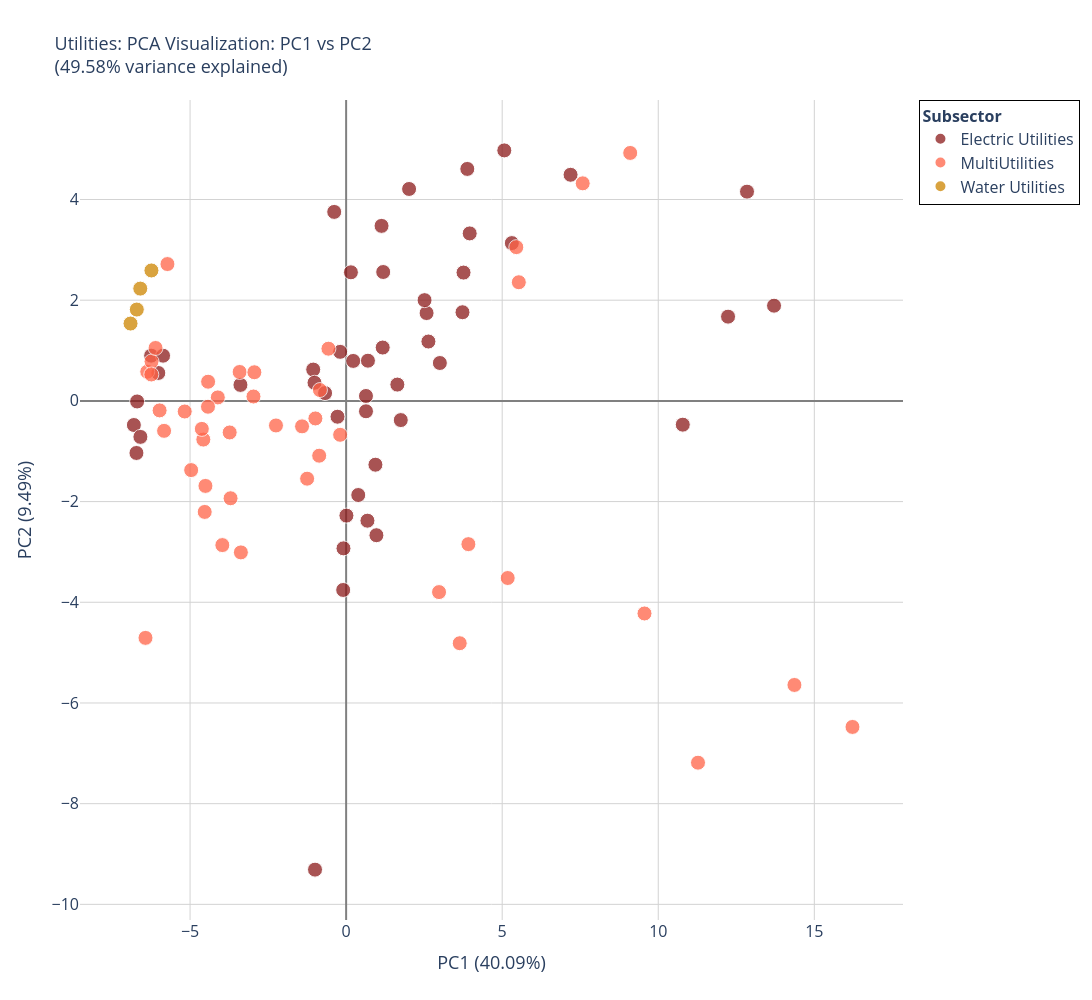

The notebook cell saved with this chart:
### Code cell
### >> Plot 2: Interactive 2D PCA with R Palette

import plotly.express as px
import plotly.graph_objects as go
from plotly.subplots import make_subplots

# Prepare data
X = 'PC1'  # <-- can be changed from PC1 to PC10 
Y = 'PC2'  # <-- can be changed from PC1 to PC10 

df_pca_plot = df_pca_full.copy()
if 'Total Revenue' in df_fundamentals_sector.columns:
    df_pca_plot['Revenue'] = df_fundamentals_sector['Total Revenue'].values
if 'Total Assets' in df_fundamentals_sector.columns:
    df_pca_plot['Assets'] = df_fundamentals_sector['Total Assets'].values
if 'Net Income' in df_fundamentals_sector.columns:
    df_pca_plot['Net Income'] = df_fundamentals_sector['Net Income'].values

# Create sector to color mapping
sectors = sorted(df_pca_plot['Subsector'].unique())
sector_colors = {sector: r_palette[i % len(r_palette)] 
                 for i, sector in enumerate(sectors)}

# Single plot version
fig = go.Figure()

for sector in sectors:
    sector_data = df_pca_plot[df_pca_plot['Subsector'] == sector]
    
    # Prepare hover text
    hover_text = []
    for idx, row in sector_data.iterrows():
        text = f"<b>{row['Ticker']}</b><br>"
        text += f"Sector: {sector}<br>"
        text += f"{X}: {row[X]:.2f}<br>"
        text += f"{Y}: {row[Y]:.2f}<br>"
        if 'Revenue' in sector_data.columns:
            text += f"Revenue: ${row['Revenue']:,.0f}<br>"
        if 'Assets' in sector_data.columns:
            text += f"Assets: ${row['Assets']:,.0f}<br>"
        if 'Net Income' in sector_data.columns:
            text += f"Net Income: ${row['Net Income']:,.0f}"
        hover_text.append(text)
    
    fig.add_trace(
        go.Scatter(x=sector_data[X],y=sector_data[Y],
                   mode='markers',name=sector,
                   marker=dict(size=15,
                               color=sector_colors[sector],
                               opacity=0.75,
                               line=dict(width=1, color='white')),
                            text=hover_text,
                            hovertemplate='%{text}<extra></extra>'
                              ))

fig.update_layout(
    width=1300,height=1000,
    title=dict(
        text=f'Utilities: PCA Visualization: {X} vs {Y}<br>({(pca.explained_variance_ratio_[0] + pca.explained_variance_ratio_[1])*100:.2f}% variance explained)',
        font=dict(size=18)
    ),
    xaxis=dict(
        title=f'{X} ({pca.explained_variance_ratio_[0]*100:.2f}%)',
        title_font=dict(size=18),  # Increase x-axis title font size
        gridcolor='lightgray',
        showgrid=True,
        zeroline=True,
        zerolinecolor='gray',
        zerolinewidth=2
    ),
    yaxis=dict(
        title=f'{Y} ({pca.explained_variance_ratio_[1]*100:.2f}%)',
        title_font=dict(size=18),  # Increase y-axis title font size
        gridcolor='lightgray',
        showgrid=True,
        zeroline=True,
        zerolinecolor='gray',
        zerolinewidth=2
    ),
    hovermode='closest',
    plot_bgcolor='white',
    legend=dict(
        title=dict(text='<b>Subsector</b>', font=dict(size=16)),
        bgcolor="rgba(255,255,255,0.95)",
        bordercolor="black",
        borderwidth=1,
        font=dict(size=16),
        itemsizing='constant'
    )
)
fig.update_xaxes(tickfont=dict(size=16))
fig.update_yaxes(tickfont=dict(size=16))
fig.show()

## >> save as html and png for sharing
FILE_NAME = f"Util_subsector_pca_{X}_vs_{Y}_test14"
fig.write_html(f"{HTML_PATH}/{FILE_NAME}.html")
fig.write_image(f"{FIG_PATH}/{FILE_NAME}.png",
               width=1300, height=1000,
               scale=3          # Scale factor (like DPI multiplier)
               )

# allow to open automatically in the default browser
# import webbrowser
webbrowser.open(f"{HTML_PATH}/{FILE_NAME}.html")

### Figure 1 — Plotly figure (JSON) as saved in the notebook; plotly's stock layout.template omitted (floating-point values rounded to 4 significant figures)
{"data": [{"hovertemplate": "%{text}<extra></extra>", "marker": {"color": "#8B1A1A", "line": {"color": "white", "width": 1}, "opacity": 0.75, "size": 15}, "mode": "markers", "name": "Electric Utilities", "text": ["<b>AEP</b><br>Sector: Electric Utilities<br>PC1: 2.64<br>PC2: 1.18<br>Revenue: $14,945,000,000<br>Assets: $54,367,000,000<br>Net Income: $1,259,000,000", "<b>AEP</b><br>Sector: Electric Utilities<br>PC1: 2.58<br>PC2: 1.74<br>Revenue: $14,813,500,000<br>Assets: $56,414,000,000<br>Net Income: $1,484,200,000", "<b>AEP</b><br>Sector: Electric Utilities<br>PC1: 3.76<br>PC2: 2.55<br>Revenue: $16,378,600,000<br>Assets: $59,544,600,000<br>Net Income: $1,638,000,000", "<b>AEP</b><br>Sector: Electric Utilities<br>PC1: 3.96<br>PC2: 3.33<br>Revenue: $16,453,200,000<br>Assets: $61,683,100,000<br>Net Income: $2,052,300,000", "<b>D</b><br>Sector: Electric Utilities<br>PC1: 1.75<br>PC2: -0.38<br>Revenue: $12,835,000,000<br>Assets: $46,838,000,000<br>Net Income: $302,000,000", "<b>D</b><br>Sector: Electric Utilities<br>PC1: 2.51<br>PC2: 2.00<br>Revenue: $13,120,000,000<br>Assets: $50,096,000,000<br>Net Income: $1,697,000,000", "<b>D</b><br>Sector: Electric Utilities<br>PC1: 3.00<br>PC2: 0.75<br>Revenue: $12,436,000,000<br>Assets: $54,327,000,000<br>Net Income: $1,310,000,000", "<b>D</b><br>Sector: Electric Utilities<br>PC1: 3.88<br>PC2: 4.61<br>Revenue: $11,683,000,000<br>Assets: $58,797,000,000<br>Net Income: $1,899,000,000", "<b>DUK</b><br>Sector: Electric Utilities<br>PC1: 10.79<br>PC2: -0.47<br>Revenue: $17,912,000,000<br>Assets: $113,856,000,000<br>Net Income: $1,768,000,000", "<b>DUK</b><br>Sector: Electric Utilities<br>PC1: 12.24<br>PC2: 1.67<br>Revenue: $22,756,000,000<br>Assets: $114,779,000,000<br>Net Income: $2,665,000,000", "<b>DUK</b><br>Sector: Electric Utilities<br>PC1: 13.71<br>PC2: 1.89<br>Revenue: $23,925,000,000<br>Assets: $120,557,000,000<br>Net Income: $1,883,000,000", "<b>DUK</b><br>Sector: Electric Utilities<br>PC1: 12.84<br>PC2: 4.16<br>Revenue: $23,459,000,000<br>Assets: $121,156,000,000<br>Net Income: $2,816,000,000", "<b>ED</b><br>Sector: Electric Utilities<br>PC1: -0.67<br>PC2: 0.16<br>Revenue: $12,354,000,000<br>Assets: $40,647,000,000<br>Net Income: $1,062,000,000", "<b>ED</b><br>Sector: Electric Utilities<br>PC1: -0.28<br>PC2: -0.31<br>Revenue: $12,919,000,000<br>Assets: $44,071,000,000<br>Net Income: $1,092,000,000", "<b>ED</b><br>Sector: Electric Utilities<br>PC1: 0.23<br>PC2: 0.79<br>Revenue: $12,554,000,000<br>Assets: $45,642,000,000<br>Net Income: $1,193,000,000", "<b>ED</b><br>Sector: Electric Utilities<br>PC1: 0.70<br>PC2: 0.80<br>Revenue: $12,075,000,000<br>Assets: $48,255,000,000<br>Net Income: $1,245,000,000", "<b>EIX</b><br>Sector: Electric Utilities<br>PC1: 0.01<br>PC2: -2.28<br>Revenue: $11,862,000,000<br>Assets: $44,394,000,000<br>Net Income: $-92,000,000", "<b>EIX</b><br>Sector: Electric Utilities<br>PC1: 0.68<br>PC2: -2.38<br>Revenue: $12,581,000,000<br>Assets: $46,646,000,000<br>Net Income: $1,015,000,000", "<b>EIX</b><br>Sector: Electric Utilities<br>PC1: 1.64<br>PC2: 0.32<br>Revenue: $13,413,000,000<br>Assets: $49,734,000,000<br>Net Income: $1,721,000,000", "<b>EIX</b><br>Sector: Electric Utilities<br>PC1: 0.64<br>PC2: -0.21<br>Revenue: $11,524,000,000<br>Assets: $50,310,000,000<br>Net Income: $1,117,000,000", "<b>ETR</b><br>Sector: Electric Utilities<br>PC1: -0.08<br>PC2: -2.93<br>Revenue: $10,302,079,000<br>Assets: $43,202,502,000<br>Net Income: $868,363,000", "<b>ETR</b><br>Sector: Electric Utilities<br>PC1: -0.09<br>PC2: -3.76<br>Revenue: $11,390,947,000<br>Assets: $43,406,446,000<br>Net Income: $730,572,000", "<b>ETR</b><br>Sector: Electric Utilities<br>PC1: 0.97<br>PC2: -2.67<br>Revenue: $12,494,921,000<br>Assets: $46,414,455,000<br>Net Income: $960,257,000", "<b>ETR</b><br>Sector: Electric Utilities<br>PC1: -1.00<br>PC2: -9.31<br>Revenue: $11,513,251,000<br>Assets: $44,647,681,000<br>Net Income: $-156,734,000", "<b>FE</b><br>Sector: Electric Utilities<br>PC1: 1.17<br>PC2: 1.06<br>Revenue: $15,255,000,000<br>Assets: $50,494,000,000<br>Net Income: $770,000,000", "<b>FE</b><br>Sector: Electric Utilities<br>PC1: 0.94<br>PC2: -1.27<br>Revenue: $14,892,000,000<br>Assets: $50,424,000,000<br>Net Income: $392,000,000", "<b>FE</b><br>Sector: Electric Utilities<br>PC1: 0.39<br>PC2: -1.87<br>Revenue: $15,049,000,000<br>Assets: $51,648,000,000<br>Net Income: $299,000,000", "<b>FE</b><br>Sector: Electric Utilities<br>PC1: 0.64<br>PC2: 0.10<br>Revenue: $15,026,000,000<br>Assets: $52,187,000,000<br>Net Income: $578,000,000", "<b>LNT</b><br>Sector: Electric Utilities<br>PC1: -6.72<br>PC2: -1.03<br>Revenue: $3,094,500,000<br>Assets: $10,785,500,000<br>Net Income: $335,700,000", "<b>LNT</b><br>Sector: Electric Utilities<br>PC1: -6.80<br>PC2: -0.48<br>Revenue: $3,276,800,000<br>Assets: $11,112,400,000<br>Net Income: $376,200,000", "<b>LNT</b><br>Sector: Electric Utilities<br>PC1: -6.59<br>PC2: -0.71<br>Revenue: $3,350,300,000<br>Assets: $12,063,500,000<br>Net Income: $393,300,000", "<b>LNT</b><br>Sector: Electric Utilities<br>PC1: -6.70<br>PC2: -0.01<br>Revenue: $3,253,600,000<br>Assets: $12,495,200,000<br>Net Income: $388,400,000", "<b>PEG</b><br>Sector: Electric Utilities<br>PC1: -1.05<br>PC2: 0.62<br>Revenue: $9,781,000,000<br>Assets: $31,725,000,000<br>Net Income: $1,275,000,000", "<b>PEG</b><br>Sector: Electric Utilities<br>PC1: -1.01<br>PC2: 0.36<br>Revenue: $9,968,000,000<br>Assets: $32,522,000,000<br>Net Income: $1,243,000,000", "<b>PEG</b><br>Sector: Electric Utilities<br>PC1: -0.19<br>PC2: 0.97<br>Revenue: $10,886,000,000<br>Assets: $35,287,000,000<br>Net Income: $1,518,000,000", "<b>PEG</b><br>Sector: Electric Utilities<br>PC1: 0.15<br>PC2: 2.55<br>Revenue: $10,415,000,000<br>Assets: $37,535,000,000<br>Net Income: $1,679,000,000", "<b>PPL</b><br>Sector: Electric Utilities<br>PC1: 1.19<br>PC2: 2.56<br>Revenue: $12,132,000,000<br>Assets: $43,634,000,000<br>Net Income: $1,526,000,000", "<b>PPL</b><br>Sector: Electric Utilities<br>PC1: 1.13<br>PC2: 3.48<br>Revenue: $7,263,000,000<br>Assets: $46,259,000,000<br>Net Income: $1,130,000,000", "<b>PPL</b><br>Sector: Electric Utilities<br>PC1: 2.02<br>PC2: 4.21<br>Revenue: $7,852,000,000<br>Assets: $48,606,000,000<br>Net Income: $1,737,000,000", "<b>PPL</b><br>Sector: Electric Utilities<br>PC1: -0.38<br>PC2: 3.75<br>Revenue: $7,669,000,000<br>Assets: $39,301,000,000<br>Net Income: $682,000,000", "<b>SO</b><br>Sector: Electric Utilities<br>PC1: 5.07<br>PC2: 4.98<br>Revenue: $16,537,000,000<br>Assets: $63,149,000,000<br>Net Income: $2,415,000,000", "<b>SO</b><br>Sector: Electric Utilities<br>PC1: 3.73<br>PC2: 1.76<br>Revenue: $17,087,000,000<br>Assets: $64,546,000,000<br>Net Income: $1,710,000,000", "<b>SO</b><br>Sector: Electric Utilities<br>PC1: 5.31<br>PC2: 3.13<br>Revenue: $18,467,000,000<br>Assets: $70,233,000,000<br>Net Income: $2,031,000,000", "<b>SO</b><br>Sector: Electric Utilities<br>PC1: 7.19<br>PC2: 4.49<br>Revenue: $17,489,000,000<br>Assets: $78,318,000,000<br>Net Income: $2,421,000,000", "<b>WEC</b><br>Sector: Electric Utilities<br>PC1: -6.25<br>PC2: 0.90<br>Revenue: $4,246,400,000<br>Assets: $14,285,000,000<br>Net Income: $546,300,000", "<b>WEC</b><br>Sector: Electric Utilities<br>PC1: -6.02<br>PC2: 0.55<br>Revenue: $4,519,000,000<br>Assets: $14,769,400,000<br>Net Income: $578,600,000", "<b>WEC</b><br>Sector: Electric Utilities<br>PC1: -5.87<br>PC2: 0.90<br>Revenue: $4,997,100,000<br>Assets: $14,905,000,000<br>Net Income: $589,500,000", "<b>WEC</b><br>Sector: Electric Utilities<br>PC1: -3.39<br>PC2: 0.32<br>Revenue: $5,926,100,000<br>Assets: $29,355,200,000<br>Net Income: $640,300,000"], "type": "scatter", "x": [2.636, 2.577, 3.761, 3.959, 1.751, 2.513, 3.003, 3.882, 10.79, 12.24, 13.71, 12.84, -0.6741, -0.2767, 0.2272, 0.6986, 0.009301, 0.6827, 1.641, 0.6363, -0.08493, -0.09436, 0.9699, -0.9968, 1.172, 0.9381, 0.3881, 0.6358, -6.718, -6.801, -6.591, -6.696, -1.055, -1.013, -0.191, 0.1532, 1.188, 1.135, 2.017, -0.3815, 5.067, 3.728, 5.309, 7.191, -6.247, -6.018, -5.866, -3.386], "y": [1.179, 1.745, 2.548, 3.327, -0.3812, 2.001, 0.7526, 4.607, -0.4722, 1.673, 1.891, 4.156, 0.1551, -0.3144, 0.7938, 0.7982, -2.278, -2.38, 0.3238, -0.2063, -2.929, -3.755, -2.668, -9.31, 1.059, -1.267, -1.869, 0.09768, -1.034, -0.4788, -0.7149, -0.01131, 0.622, 0.3602, 0.9742, 2.554, 2.56, 3.476, 4.209, 3.754, 4.976, 1.761, 3.134, 4.491, 0.8986, 0.5549, 0.8977, 0.3174]}, {"hovertemplate": "%{text}<extra></extra>", "marker": {"color": "#FF6347", "line": {"color": "white", "width": 1}, "opacity": 0.75, "size": 15}, "mode": "markers", "name": "MultiUtilities", "text": ["<b>AEE</b><br>Sector: MultiUtilities<br>PC1: -4.53<br>PC2: -2.21<br>Revenue: $5,781,000,000<br>Assets: $22,230,000,000<br>Net Income: $-974,000,000", "<b>AEE</b><br>Sector: MultiUtilities<br>PC1: -4.58<br>PC2: -0.77<br>Revenue: $5,838,000,000<br>Assets: $21,042,000,000<br>Net Income: $295,000,000", "<b>AEE</b><br>Sector: MultiUtilities<br>PC1: -4.42<br>PC2: 0.38<br>Revenue: $6,053,000,000<br>Assets: $22,289,000,000<br>Net Income: $592,000,000", "<b>AEE</b><br>Sector: MultiUtilities<br>PC1: -4.11<br>PC2: 0.07<br>Revenue: $6,098,000,000<br>Assets: $23,640,000,000<br>Net Income: $636,000,000", "<b>CMS</b><br>Sector: MultiUtilities<br>PC1: -4.96<br>PC2: -1.37<br>Revenue: $6,566,000,000<br>Assets: $17,416,000,000<br>Net Income: $465,000,000", "<b>CMS</b><br>Sector: MultiUtilities<br>PC1: -4.51<br>PC2: -1.69<br>Revenue: $7,179,000,000<br>Assets: $19,185,000,000<br>Net Income: $492,000,000", "<b>CMS</b><br>Sector: MultiUtilities<br>PC1: -4.62<br>PC2: -0.56<br>Revenue: $6,456,000,000<br>Assets: $20,299,000,000<br>Net Income: $537,000,000", "<b>CMS</b><br>Sector: MultiUtilities<br>PC1: -4.43<br>PC2: -0.12<br>Revenue: $6,399,000,000<br>Assets: $21,622,000,000<br>Net Income: $564,000,000", "<b>CNP</b><br>Sector: MultiUtilities<br>PC1: -3.70<br>PC2: -1.93<br>Revenue: $7,452,000,000<br>Assets: $22,871,000,000<br>Net Income: $417,000,000", "<b>CNP</b><br>Sector: MultiUtilities<br>PC1: -3.97<br>PC2: -2.86<br>Revenue: $8,106,000,000<br>Assets: $21,870,000,000<br>Net Income: $311,000,000", "<b>CNP</b><br>Sector: MultiUtilities<br>PC1: -3.37<br>PC2: -3.01<br>Revenue: $9,226,000,000<br>Assets: $23,200,000,000<br>Net Income: $611,000,000", "<b>CNP</b><br>Sector: MultiUtilities<br>PC1: -6.43<br>PC2: -4.71<br>Revenue: $7,386,000,000<br>Assets: $21,334,000,000<br>Net Income: $-692,000,000", "<b>ES</b><br>Sector: MultiUtilities<br>PC1: -3.73<br>PC2: -0.63<br>Revenue: $6,273,787,000<br>Assets: $28,302,824,000<br>Net Income: $525,945,000", "<b>ES</b><br>Sector: MultiUtilities<br>PC1: -3.41<br>PC2: 0.57<br>Revenue: $7,301,204,000<br>Assets: $27,795,537,000<br>Net Income: $786,007,000", "<b>ES</b><br>Sector: MultiUtilities<br>PC1: -2.97<br>PC2: 0.09<br>Revenue: $7,741,856,000<br>Assets: $29,740,387,000<br>Net Income: $819,546,000", "<b>ES</b><br>Sector: MultiUtilities<br>PC1: -2.94<br>PC2: 0.57<br>Revenue: $7,954,827,000<br>Assets: $30,580,309,000<br>Net Income: $878,485,000", "<b>EXC</b><br>Sector: MultiUtilities<br>PC1: 9.56<br>PC2: -4.22<br>Revenue: $24,888,000,000<br>Assets: $79,924,000,000<br>Net Income: $1,729,000,000", "<b>EXC</b><br>Sector: MultiUtilities<br>PC1: 11.27<br>PC2: -7.19<br>Revenue: $27,429,000,000<br>Assets: $86,416,000,000<br>Net Income: $1,603,000,000", "<b>EXC</b><br>Sector: MultiUtilities<br>PC1: 14.36<br>PC2: -5.64<br>Revenue: $29,447,000,000<br>Assets: $95,384,000,000<br>Net Income: $2,269,000,000", "<b>EXC</b><br>Sector: MultiUtilities<br>PC1: 16.22<br>PC2: -6.48<br>Revenue: $31,360,000,000<br>Assets: $114,904,000,000<br>Net Income: $1,134,000,000", "<b>NEE</b><br>Sector: MultiUtilities<br>PC1: 5.45<br>PC2: 3.05<br>Revenue: $14,256,000,000<br>Assets: $64,439,000,000<br>Net Income: $1,911,000,000", "<b>NEE</b><br>Sector: MultiUtilities<br>PC1: 5.53<br>PC2: 2.36<br>Revenue: $15,136,000,000<br>Assets: $69,306,000,000<br>Net Income: $1,908,000,000", "<b>NEE</b><br>Sector: MultiUtilities<br>PC1: 7.58<br>PC2: 4.32<br>Revenue: $17,021,000,000<br>Assets: $74,605,000,000<br>Net Income: $2,465,000,000", "<b>NEE</b><br>Sector: MultiUtilities<br>PC1: 9.10<br>PC2: 4.92<br>Revenue: $17,486,000,000<br>Assets: $82,479,000,000<br>Net Income: $2,752,000,000", "<b>PCG</b><br>Sector: MultiUtilities<br>PC1: 2.98<br>PC2: -3.80<br>Revenue: $15,598,000,000<br>Assets: $55,605,000,000<br>Net Income: $828,000,000", "<b>PCG</b><br>Sector: MultiUtilities<br>PC1: 3.92<br>PC2: -2.85<br>Revenue: $17,090,000,000<br>Assets: $60,127,000,000<br>Net Income: $1,450,000,000", "<b>PCG</b><br>Sector: MultiUtilities<br>PC1: 3.64<br>PC2: -4.81<br>Revenue: $16,833,000,000<br>Assets: $63,234,000,000<br>Net Income: $888,000,000", "<b>PCG</b><br>Sector: MultiUtilities<br>PC1: 5.18<br>PC2: -3.52<br>Revenue: $17,666,000,000<br>Assets: $68,598,000,000<br>Net Income: $1,407,000,000", "<b>PNW</b><br>Sector: MultiUtilities<br>PC1: -6.37<br>PC2: 0.58<br>Revenue: $3,301,804,000<br>Assets: $13,379,615,000<br>Net Income: $413,164,000", "<b>PNW</b><br>Sector: MultiUtilities<br>PC1: -6.23<br>PC2: 0.78<br>Revenue: $3,454,628,000<br>Assets: $13,508,686,000<br>Net Income: $406,074,000", "<b>PNW</b><br>Sector: MultiUtilities<br>PC1: -6.24<br>PC2: 0.52<br>Revenue: $3,491,632,000<br>Assets: $14,288,890,000<br>Net Income: $397,595,000", "<b>PNW</b><br>Sector: MultiUtilities<br>PC1: -6.11<br>PC2: 1.05<br>Revenue: $3,495,443,000<br>Assets: $15,028,258,000<br>Net Income: $437,257,000", "<b>SCG</b><br>Sector: MultiUtilities<br>PC1: -5.98<br>PC2: -0.19<br>Revenue: $4,176,000,000<br>Assets: $14,616,000,000<br>Net Income: $420,000,000", "<b>SCG</b><br>Sector: MultiUtilities<br>PC1: -5.83<br>PC2: -0.59<br>Revenue: $4,495,000,000<br>Assets: $15,164,000,000<br>Net Income: $471,000,000", "<b>SCG</b><br>Sector: MultiUtilities<br>PC1: -5.17<br>PC2: -0.21<br>Revenue: $4,951,000,000<br>Assets: $16,818,000,000<br>Net Income: $538,000,000", "<b>SCG</b><br>Sector: MultiUtilities<br>PC1: -5.72<br>PC2: 2.72<br>Revenue: $4,380,000,000<br>Assets: $17,146,000,000<br>Net Income: $746,000,000", "<b>SRE</b><br>Sector: MultiUtilities<br>PC1: -1.25<br>PC2: -1.54<br>Revenue: $9,647,000,000<br>Assets: $36,499,000,000<br>Net Income: $865,000,000", "<b>SRE</b><br>Sector: MultiUtilities<br>PC1: -0.86<br>PC2: -1.09<br>Revenue: $10,557,000,000<br>Assets: $37,244,000,000<br>Net Income: $1,009,000,000", "<b>SRE</b><br>Sector: MultiUtilities<br>PC1: -0.19<br>PC2: -0.67<br>Revenue: $11,035,000,000<br>Assets: $39,651,000,000<br>Net Income: $1,162,000,000", "<b>SRE</b><br>Sector: MultiUtilities<br>PC1: -0.57<br>PC2: 1.04<br>Revenue: $10,231,000,000<br>Assets: $41,150,000,000<br>Net Income: $1,350,000,000", "<b>XEL</b><br>Sector: MultiUtilities<br>PC1: -2.25<br>PC2: -0.49<br>Revenue: $10,128,223,000<br>Assets: $31,140,686,000<br>Net Income: $905,229,000", "<b>XEL</b><br>Sector: MultiUtilities<br>PC1: -1.41<br>PC2: -0.51<br>Revenue: $10,914,922,000<br>Assets: $33,907,490,000<br>Net Income: $948,234,000", "<b>XEL</b><br>Sector: MultiUtilities<br>PC1: -0.99<br>PC2: -0.35<br>Revenue: $11,686,135,000<br>Assets: $36,957,884,000<br>Net Income: $1,021,306,000", "<b>XEL</b><br>Sector: MultiUtilities<br>PC1: -0.84<br>PC2: 0.22<br>Revenue: $11,024,486,000<br>Assets: $39,053,535,000<br>Net Income: $984,485,000"], "type": "scatter", "x": [-4.531, -4.575, -4.422, -4.111, -4.965, -4.507, -4.624, -4.426, -3.702, -3.966, -3.372, -6.428, -3.731, -3.412, -2.968, -2.94, 9.559, 11.27, 14.36, 16.22, 5.452, 5.532, 7.58, 9.101, 2.977, 3.917, 3.64, 5.176, -6.371, -6.235, -6.242, -6.106, -5.976, -5.833, -5.171, -5.725, -1.249, -0.8633, -0.1916, -0.567, -2.247, -1.412, -0.985, -0.8394], "y": [-2.205, -0.7683, 0.3809, 0.06915, -1.375, -1.689, -0.5561, -0.1162, -1.934, -2.864, -3.009, -4.707, -0.6268, 0.5743, 0.08726, 0.5689, -4.222, -7.186, -5.642, -6.476, 3.054, 2.357, 4.321, 4.925, -3.798, -2.845, -4.813, -3.518, 0.5796, 0.7827, 0.5247, 1.051, -0.1887, -0.5948, -0.2105, 2.718, -1.545, -1.089, -0.6734, 1.037, -0.488, -0.506, -0.3487, 0.2155]}, {"hovertemplate": "%{text}<extra></extra>", "marker": {"color": "#CD8500", "line": {"color": "white", "width": 1}, "opacity": 0.75, "size": 15}, "mode": "markers", "name": "Water Utilities", "text": ["<b>AWK</b><br>Sector: Water Utilities<br>PC1: -6.91<br>PC2: 1.54<br>Revenue: $2,853,926,000<br>Assets: $14,718,976,000<br>Net Income: $358,070,000", "<b>AWK</b><br>Sector: Water Utilities<br>PC1: -6.71<br>PC2: 1.81<br>Revenue: $2,879,000,000<br>Assets: $15,088,142,000<br>Net Income: $369,000,000", "<b>AWK</b><br>Sector: Water Utilities<br>PC1: -6.60<br>PC2: 2.23<br>Revenue: $3,011,000,000<br>Assets: $16,038,000,000<br>Net Income: $423,000,000", "<b>AWK</b><br>Sector: Water Utilities<br>PC1: -6.24<br>PC2: 2.59<br>Revenue: $3,159,000,000<br>Assets: $17,241,000,000<br>Net Income: $476,000,000"], "type": "scatter", "x": [-6.908, -6.707, -6.595, -6.238], "y": [1.536, 1.814, 2.23, 2.591]}], "layout": {"height": 1000, "hovermode": "closest", "legend": {"bgcolor": "rgba(255,255,255,0.95)", "bordercolor": "black", "borderwidth": 1, "font": {"size": 16}, "itemsizing": "constant", "title": {"font": {"size": 16}, "text": "<b>Subsector</b>"}}, "plot_bgcolor": "white", "title": {"font": {"size": 18}, "text": "Utilities: PCA Visualization: PC1 vs PC2<br>(49.58% variance explained)"}, "width": 1300, "xaxis": {"gridcolor": "lightgray", "showgrid": true, "tickfont": {"size": 16}, "title": {"font": {"size": 18}, "text": "PC1 (40.09%)"}, "zeroline": true, "zerolinecolor": "gray", "zerolinewidth": 2}, "yaxis": {"gridcolor": "lightgray", "showgrid": true, "tickfont": {"size": 16}, "title": {"font": {"size": 18}, "text": "PC2 (9.49%)"}, "zeroline": true, "zerolinecolor": "gray", "zerolinewidth": 2}}}
